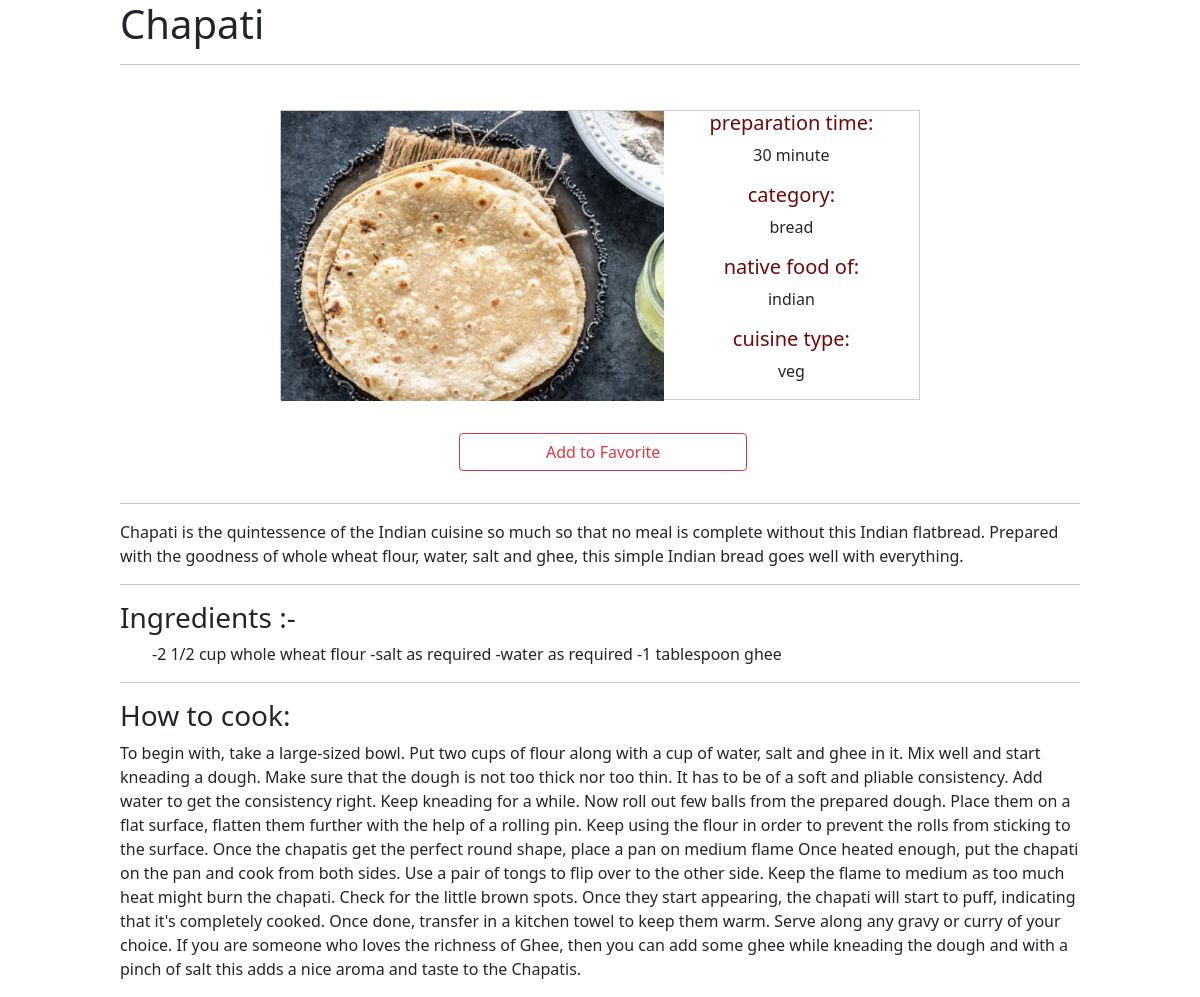
Screenshot of /detailpage/2 with the database file from the repository.
### recipe_app/models.py (models this page shows, shortened)
class Recipes(models.Model):
    food_name = models.CharField(max_length=50)
    description = models.CharField(max_length=500)
    image = models.ImageField(upload_to = "food_images")
    preparation_time = models.PositiveIntegerField()
    ingredients = models.TextField(default='')
    preparation = models.TextField(default='')
    category = models.CharField(max_length=20)
    native_food_of = models.CharField(blank=True,max_length=20)
    cuisine_type = models.CharField(max_length=20,choices=CUISINE_TYPE)

### recipe_app/views.py (the view)
# urls.py: path("detailpage/<int:id>",views.detail,name="detail-page"),
def detail(request,id):
    context = {}
    detail_view = models.Recipes.objects.get(pk=id)
    context['detail'] = detail_view
    return render(request,"recipe/detail.html",context)

### recipe_app/templates/recipe/detail.html (shortened to what this page needs)
{% extends 'base.html' %}
{% load static %}
{% block css %}{% static 'recipe/detail.css' %}{% endblock css %}
{% block content %}
     <section>
        <h1 class="desc">{{detail.food_name}}</h2>
        <hr>
        <div class="responsive container">
            <div class="detail">
                <img src="{{detail.image.url}}">
                <div class="detail_side">
                    <h5>preparation time:</h5>
                    <p>{{detail.preparation_time}} minute</p>
                    <h5>category:</h5>
                    <p>{{detail.category}}</p>
                    <h5>native food of:</h5>
                    <p>{{detail.native_food_of}}</p>
                    <h5>cuisine type:</h5>
                    <p>{{detail.cuisine_type}}</p>
                </div>
            </div>
            <form action="{% url 'favouries-page' %}" method="POST">
                {% if detail.id in request.session.favourite_recipes %}
                    <button class="btn btn-outline-danger" type="submit" name='remove'> Remove from Favorite</button>
                {% else %}
                    <button class="btn btn-outline-danger" type="submit" name='add'> Add to Favorite</button>
                {% endif %}
            </form>
        </div>
        <hr>
            <div>
                <p>{{detail.description}}</p>
            </div>
        <hr>
        <div>
            <h3>Ingredients :-</h3>
            <ul>
                <div>{{detail.ingredients}}</div>
            </ul>
        </div>
        <hr>
        <div>
            <h3>How to cook:</h3>
            <p>{{detail.preparation}}</p>
        </div>
    </section>
{% endblock content %}

### recipe_app/static/recipe/detail.css (style rules this page uses)
div.detail { border: 1px solid #ccc; }
div.detail img { width: 60%; height: 290px; float: left; }
.detail_side { text-align: center; }
.detail_side h5 { color: rgb(114, 7, 7); }
.btn { margin-top:2rem ; margin-left:28% ; width: 45%; }
* { box-sizing: border-box; }
.responsive { padding: 0 6px; width:25%; display: block; margin: auto ; margin-top: 3%; }
section { display: block; width: 80%; margin: auto; }
.container { padding: 16px; width: 45%; }
@media only screen and (max-width: 1300px) { .responsive { width: 70%; } }

### rows the page displays
Recipes: image (picture), preparation_time "30", category "bread", native_food_of "indian", cuisine_type "veg", description "Chapati is the quintessence of the Indian cuisine so much so that no meal is complete without this Indian flatbread. Prepared with the goodness of whole wheat flour, water, salt and ghee, this simple Indian bread goes well with everything.", ingredients "-2 1/2 cup whole wheat flour -salt as required -water as required -1 tablespoon ghee", preparation "To begin with, take a large-sized bowl. Put two cups of flour along with a cup of water, salt and ghee in it. Mix well and start kneading a dough. Make sure that the dough is not too thick nor too thin. It has to be of a soft and pliable consistency. Add water to get the consistency right. Keep kneading for a while. Now roll out few balls from the prepared dough. Place them on a flat surface, flatten them further with the help of a rolling pin. Keep using the flour in order to prevent the rolls from sticking to the surface. Once the chapatis get the perfect round shape, place a pan on medium flame Once heated enough, put the chapati on the pan and cook from both sides. Use a pair of tongs…"
